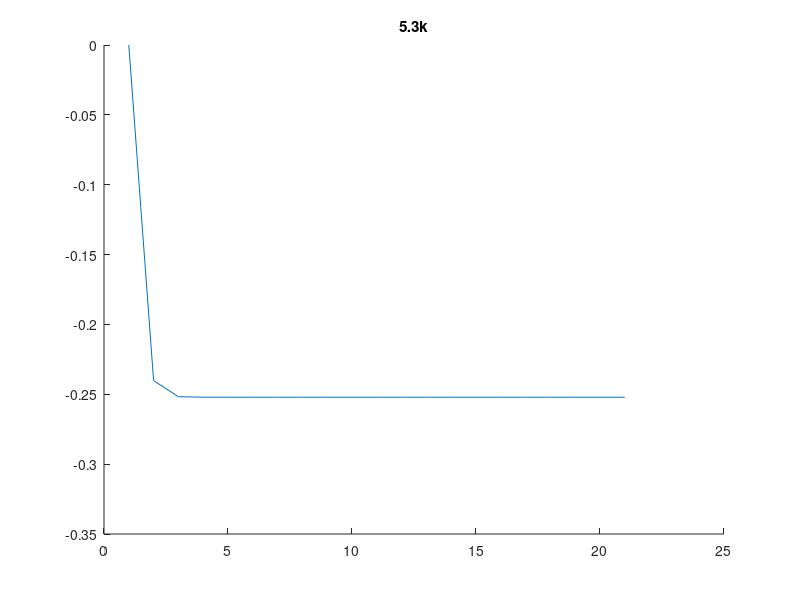

Write the MATLAB code that produced this figure.
% Prob % Prob 5.3k
% Evan Gravelle, Spring 2016
clear; clc; close all

num_iter = 20;
x = zeros(1,num_iter);
x(1) = 0;
for i = 1:num_iter
    term = 0;
    for k = 1:10
        term = term + 0.05*(exp(x(i)+1/sqrt(k^2+1))-exp(-x(i)-1/sqrt(k^2+1)))/...
          cosh(x(i)+1/sqrt(k^2+1));
    end
    x(i+1) = x(i) - term;
end

hold on
plot(x)
disp(x)
title('5.3k')
